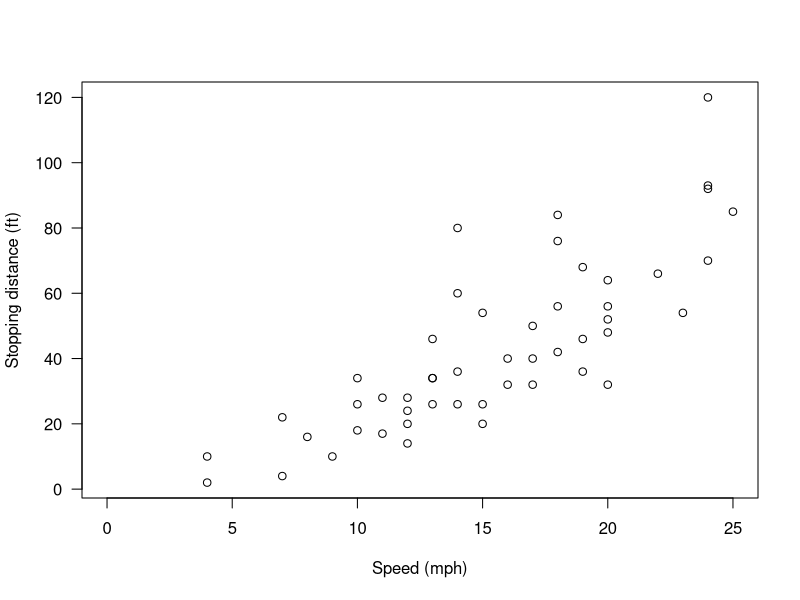
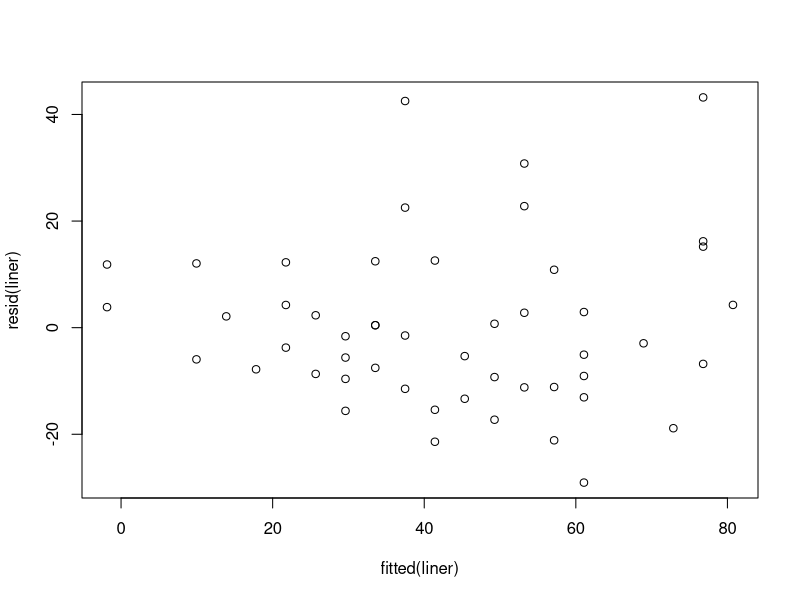
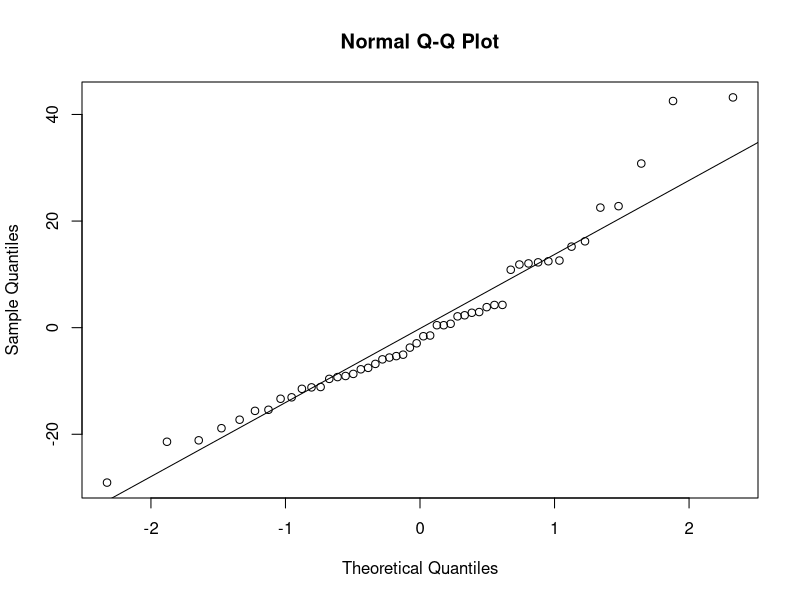

These figures' R source, in order:
## ---- chunk 1
head(cars)
## ---- chunk 2
plot(cars, xlab = "Speed (mph)", ylab = "Stopping distance (ft)",
     las = 1, xlim = c(0, 25))
## ---- chunk 3
attach(cars)
liner <- lm(dist ~ speed)

liner
## ---- chunk 4
summary(liner)
## ---- chunk 5
plot(fitted(liner), resid(liner))
qqnorm(resid(liner))
qqline(resid(liner))
